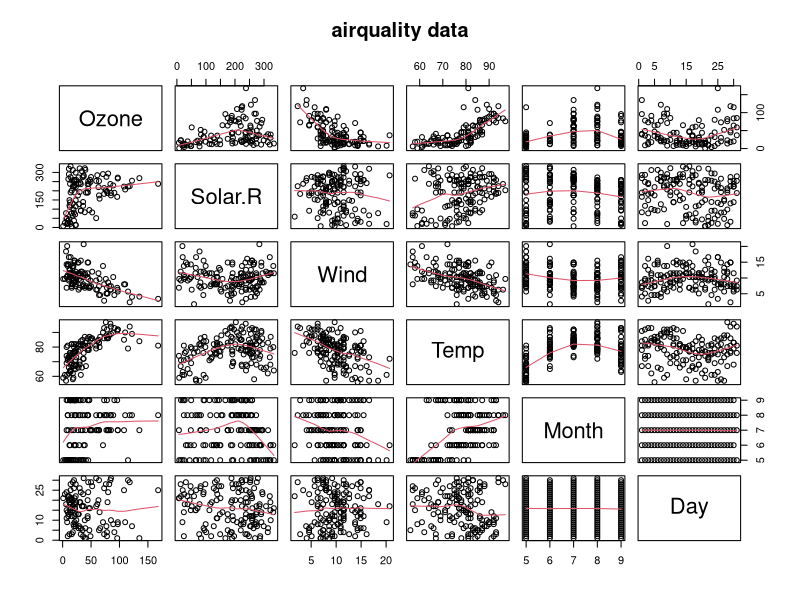

Recreate this plot in R.
## ---- chunk 1
library(dplyr)

airquality |> 
  group_by(Month) |> 
  summarise(mean_temp = mean(Temp)) |> 
  filter(mean_temp == max(mean_temp))
## ---- chunk 2
names(airquality)
## ---- chunk 3
row.names(airquality)
## ---- chunk 4
head(airquality)
## ---- chunk 5
nrow(airquality)
## ---- chunk 6
tail(airquality)
## ---- chunk 7
sum(is.na(airquality$Ozone))
## ---- chunk 8
mean(airquality$Ozone, na.rm = TRUE)
## ---- chunk 9
#with(airquality, subset(Ozone > 31, Temp > 90))
#subset(airquality, Ozone > 31 & Temp > 90)
airquality %>% 
  filter(Ozone > 31, Temp > 90)
## ---- chunk 10
require(graphics)
pairs(airquality, panel = panel.smooth, main = "airquality data")
